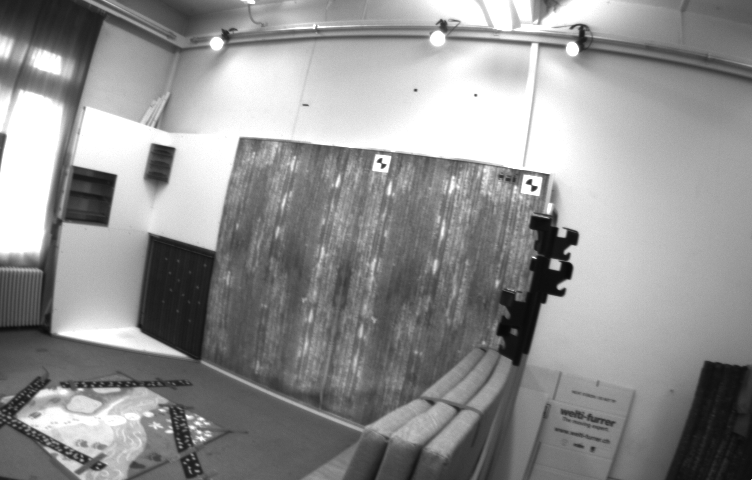
#> input picture cornerEdgesBlobs/1403715596162142976.png, 752 x 480 px
$ python blobs.py   (older library calls are emulated)
#> lines starting #> are read from the running program, lines starting #| are printed output that depends on the picture
import numpy as np
import cv2

img = cv2.imread( '1403715596162142976.png' )
#> img is the input picture: shape (480, 752, 3); min 8, max 255, mean 145.6
newSize = ( int(1080*img.shape[1]/img.shape[0]) , 1080 )
#> newSize = (1692, 1080)
img = cv2.resize( img , newSize )
#> img: shape (1080, 1692, 3)
gray = cv2.cvtColor( img , cv2.COLOR_BGR2GRAY )

detector = cv2.xfeatures2d.SIFT_create( 100 )
kpoints = detector.detect( gray , None )
#> kpoints = 101 keypoints; strongest (x, y, size): (1249, 595, 17.2), (1201, 424, 7.8), (1191, 410, 7.7), (360, 370, 50.1)

Nkp = 0
for kp in kpoints:
  size = np.int( kp.size )
  if size > 3:
    x = np.int( kp.pt[0] )
    y = np.int( kp.pt[1] )
    cv2.circle( img , (x,y) , size , (0,0,255) , thickness=2 )
    Nkp += 1
#> this loop made 101 passes
#> (kp, size, x, y) on passes 1 to 12: (keypoint at (144.6, 351.1), size 24.4, 24, 144, 351), (keypoint at (141.6, 881.6), size 14, 14, 141, 881), (keypoint at (846.2, 375.9), size 12.7, 12, 846, 375), (keypoint at (868, 382.5), size 8.5, 8, 868, 382), (keypoint at (391.3, 640.8), size 125.2, 125, 391, 640), (keypoint at (391.3, 640.8), size 125.2, 125, 391, 640), (keypoint at (1259.9, 644.7), size 9.4, 9, 1259, 644), (keypoint at (862.4, 373.1), size 6.5, 6, 862, 373), (keypoint at (870.5, 358.9), size 12.2, 12, 870, 358), (keypoint at (1240.4, 542.6), size 67.6, 67, 1240, 542), (keypoint at (382.3, 970.4), size 9.3, 9, 382, 970), (keypoint at (190.5, 438.6), size 89.9, 89, 190, 438)
#> (size, x, y) on passes 61 to 66: (4, 934, 202), (32, 1311, 81), (9, 1208, 434), (9, 1208, 434), (7, 1273, 566), (35, 223, 485)
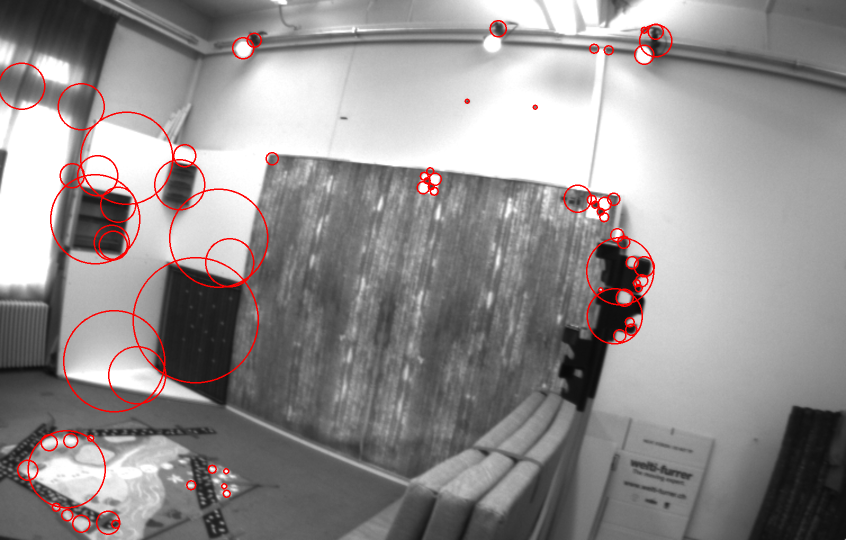
#> img: shape (1080, 1692, 3) (shown at 1/2 size); mean B, G, R 143, 143, 147.3
#> after the loop, Nkp = 101
print( Nkp )
#| 101

cv2.imwrite( './blobs.jpg' , img )
cv2.imshow( "blobs" , img )
cv2.waitKey(0)
